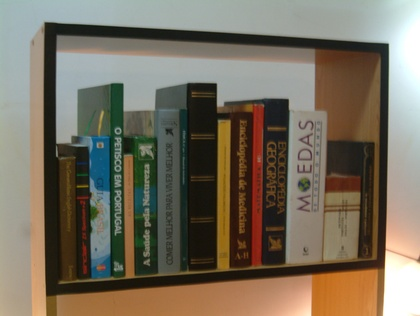
%> input picture RVAu2_Matlab/DBimage/estante04.jpg, 420 x 316 px, shrunk from 2832 x 2128 before the run
$ octave --eval "result = cornerdetection(imread('../RVAu2_Matlab/DBimage/estante04.jpg'));"   (GNU Octave 9; MATLAB toolbox functions it lacks are replaced by stand-ins)
%> lines starting %> are read from the running program, lines starting %| are printed output that depends on the picture; in (x1, y1, x2, y2) boxes, pixels count from 0 and x2, y2 are one past the last pixel; in counts of white or black regions, pixels touching at a corner belong together; the program's own positions count from 1
% I = imread('dbimage/estante04.jpg');
% cornerdetection(I);


function output_points = cornerdetection(I)

	I_hsv = rgb2hsv(I);
	MaxsizeI = size(I);

% [8 lines of commented-out code are left out]

	I_gray = imadjust(rgb2gray(I));

	%figure, imshow(I_gray), hold on;

    for x = 1:MaxsizeI(1)
        for y = 1:MaxsizeI(2)
			if I_gray(x,y) < 50
				I_gray(x,y) = 0;
 			else
				I_gray(x,y) = 255;
			end
       end
    end

	C = corner(im2bw(I_gray));

	output_points= C;
	figure, imshow(im2bw(I_gray)), hold on;

	imwrite(im2bw(I_gray),'Imagens/bwshelf.jpg','jpg');

	%figure, imshow(I), hold on;
	plot(C(:,1), C(:,2), 'r*');

end
%> in cornerdetection, `I_hsv = rgb2hsv(I);`: I_hsv: size 316x420x3 double; mean H, S, V 0.219, 0.326, 0.489
%> in cornerdetection, `I_gray = imadjust(rgb2gray(I));`:
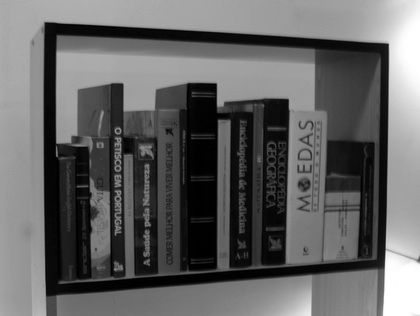
%> I_gray: size 316x420 uint8; min 0, max 255, mean 99.3
%> after the loop in cornerdetection, `for x = 1:MaxsizeI(1)`:
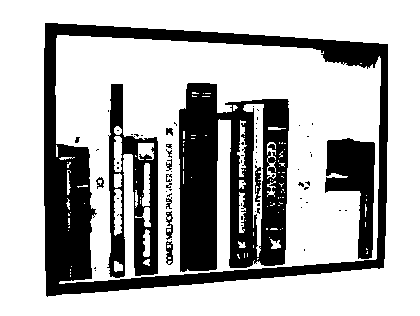
%> I_gray: size 316x420 uint8; 70.3% white; 69 black regions (55 under 20 px), largest, box (x1, y1, x2, y2) and area: (44, 23, 388, 297) 16776, (179, 83, 289, 272) 14017, (107, 84, 158, 278) 4518
%> in cornerdetection, `C = corner(im2bw(I_gray));`: C = 200 rows, first 12: [273 177; 257 168; 282 155; 169 259; 170 170; 169 263; 169 218; 170 176; 170 185; 98 182; 274 205; 170 153]
%> in cornerdetection, `output_points= C;`: output_points has the same summary as C
%> `result = cornerdetection(imread('../RVAu2_Matlab/DBimage/estante04.jpg..`:
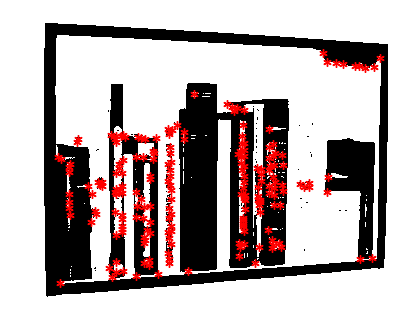
%> figure redrawn from the program's plot data
%> `result = cornerdetection(imread('../RVAu2_Matlab/DBimage/estante04.jpg..`: result has the same summary as C in cornerdetection

$ run again, on RVAu2_Matlab/DBimage/estante01.jpg
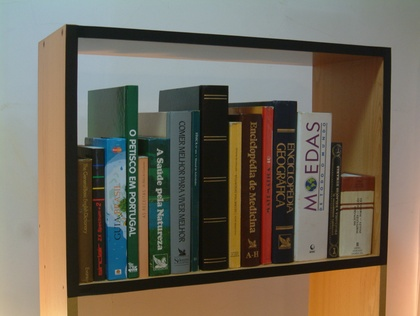
%> input picture RVAu2_Matlab/DBimage/estante01.jpg, 420 x 316 px, shrunk from 2832 x 2128 before the run
%> I_hsv: size 316x420x3 double; mean H, S, V 0.248, 0.326, 0.47
%> after the loop in cornerdetection, `for x = 1:MaxsizeI(1)`:
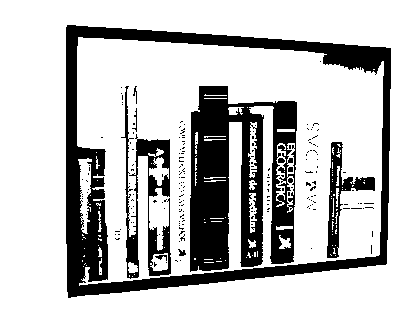
%> I_gray: size 316x420 uint8; 76% white; 190 black regions (179 under 20 px), largest, box (x1, y1, x2, y2) and area: (66, 25, 391, 298) 14503, (190, 86, 297, 272) 12384, (121, 86, 171, 279) 2734
%> C = 200 rows, first 12: [283 178; 283 204; 280 179; 278 170; 255 144; 284 182; 253 127; 89 206; 255 128; 254 165; 339 156; 291 203]
%> output_points has the same summary as C
%> `result = cornerdetection(imread('../RVAu2_Matlab/DBimage/estante04.jpg..`:
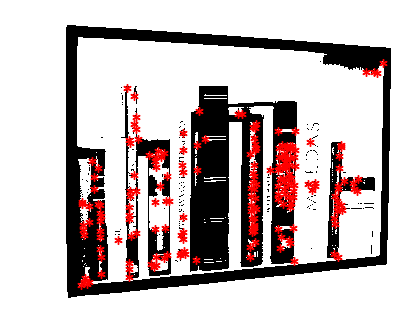
%> figure redrawn from the program's plot data
%> result has the same summary as C in cornerdetection

$ run again, on RVAu2_Matlab/DBimage/estante02.jpg
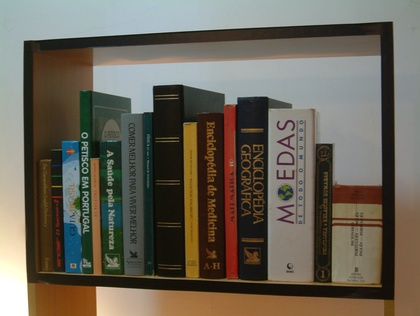
%> input picture RVAu2_Matlab/DBimage/estante02.jpg, 420 x 316 px, shrunk from 2832 x 2128 before the run
%> I_hsv: size 316x420x3 double; mean H, S, V 0.24, 0.323, 0.435
%> after the loop in cornerdetection, `for x = 1:MaxsizeI(1)`:
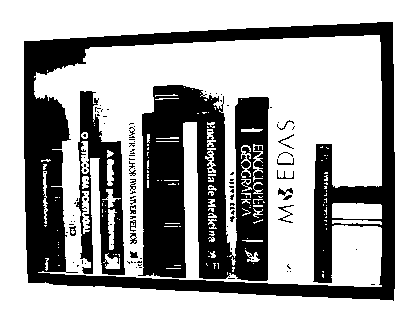
%> I_gray: size 316x420 uint8; 65.6% white; 107 black regions (89 under 20 px), largest, box (x1, y1, x2, y2) and area: (24, 22, 395, 301) 22910, (138, 85, 269, 281) 17551, (76, 91, 125, 275) 4155
%> C = 200 rows, first 12: [133 189; 210 166; 248 184; 281 142; 291 215; 212 169; 246 183; 203 95; 286 192; 250 159; 232 256; 46 215]
%> output_points has the same summary as C
%> `result = cornerdetection(imread('../RVAu2_Matlab/DBimage/estante04.jpg..`:
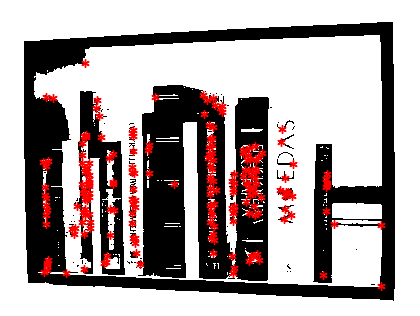
%> figure redrawn from the program's plot data
%> result has the same summary as C in cornerdetection

$ run again, on RVAu2_Matlab/DBimage/estante03.jpg
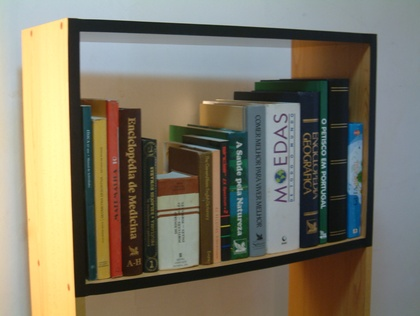
%> input picture RVAu2_Matlab/DBimage/estante03.jpg, 420 x 316 px, shrunk from 2832 x 2128 before the run
%> I_hsv: size 316x420x3 double; mean H, S, V 0.306, 0.316, 0.516
%> after the loop in cornerdetection, `for x = 1:MaxsizeI(1)`:
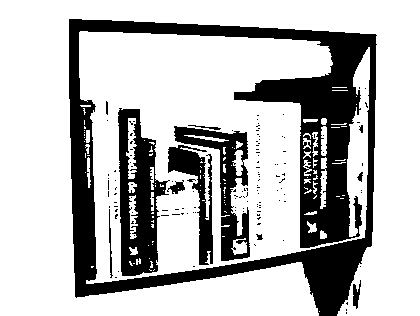
%> I_gray: size 316x420 uint8; 73.5% white; 136 black regions (124 under 20 px), largest, box (x1, y1, x2, y2) and area: (69, 19, 377, 316) 24636, (118, 108, 170, 276) 4711, (174, 126, 250, 261) 3036
%> C = 200 rows, first 12: [133 124; 316 190; 133 142; 308 147; 234 249; 309 166; 306 167; 133 134; 155 145; 168 191; 237 242; 152 268]
%> output_points has the same summary as C
%> `result = cornerdetection(imread('../RVAu2_Matlab/DBimage/estante04.jpg..`:
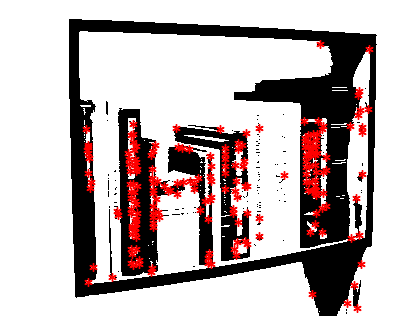
%> figure redrawn from the program's plot data
%> result has the same summary as C in cornerdetection
